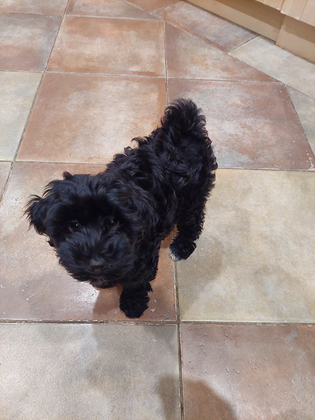
%> input picture hiddenCipher.png, 315 x 420 px, shrunk from 512 x 683 before the run; the run also reads 1 picture not shown here
$ octave Decryption.m   (GNU Octave 9; MATLAB toolbox functions it lacks are replaced by stand-ins)
%> lines starting %> are read from the running program, lines starting %| are printed output that depends on the picture


hiddenCipherFilename = input('Enter the filename for your hidden cipher image (or hit enter to use hiddenCipher.png):','s');
% Use the default name if one wasn't entered
if (length(hiddenCipherFilename) == 0)
    hiddenCipherFilename = 'hiddenCipher.png'; % no name entered, so default to 'hiddenKey.png'
end

hiddenKeyFilename = input('Enter the filename for your hidden key image (or hit enter to use hiddenKey.png):','s');
% Use the default name if one wasn't entered
if (length(hiddenKeyFilename) == 0)
    hiddenKeyFilename = 'hiddenKey.png'; % no name entered, so default to 'hiddenKey.png'
end

% Read in images and extract them
hiddenCipherImage = imread(hiddenCipherFilename);
%> hiddenCipherImage is the input picture: size 420x315x3 uint8; mean R, G, B 159.9, 145.6, 139.3
hiddenKeyImage = imread(hiddenKeyFilename);

% Extract the hidden images
cipherImage = ExtractImage(hiddenCipherImage);
keyImage = ExtractImage(hiddenKeyImage);


% Decrypt the cipher image using the key
plainImage = DecryptImage(cipherImage,keyImage);
% [7 lines not run here, left out]
% [50 lines left out: functions ImageComplement, AlterByOne, PatternsToImage, GenerateKey, CreatePatterns, EncryptImage, not called in this run]


% Copy and Paste your submission below.
function imageOutput = ExtractImage(colimage)
colimage = double(colimage);
for i = 1:size(colimage,1)
    for j = 1:size(colimage,2)
        oddtoddandevensteven = colimage(i,j,1) + colimage(i,j,2) + colimage(i,j,3);
        if ((mod(oddtoddandevensteven,2)) == 1)
            imageOutput(i,j) = 255;
        elseif ((mod(oddtoddandevensteven,2)) == 0)
            imageOutput(i,j) = 0;

        end
    end
end
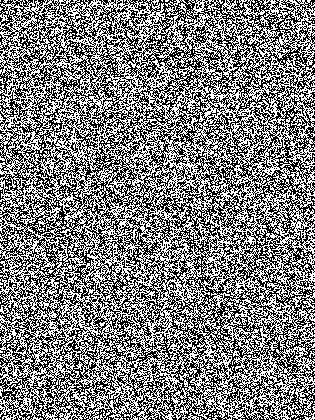
%> imageOutput: size 420x315 double; 49.8% white in thin lines or dots
imageOutput=uint8(imageOutput);
%> imageOutput: size 420x315 uint8; 49.8% white in thin lines or dots
%> after the loop in ExtractImage (call 2), `for i = 1:size(colimage,1)`:
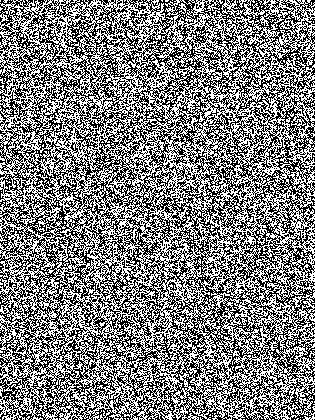
%> imageOutput: size 420x315 double; 49.8% white in thin lines or dots
%> in ExtractImage (call 2), `imageOutput=uint8(imageOutput);`: imageOutput: size 420x315 uint8; 49.8% white in thin lines or dots
end

% [17 lines left out: function EmbedImage, not called in this run]
function image= DecryptImage(cipher,key)
cipher=uint8(cipher);
key=uint8(key);
%> (the run ends here)
